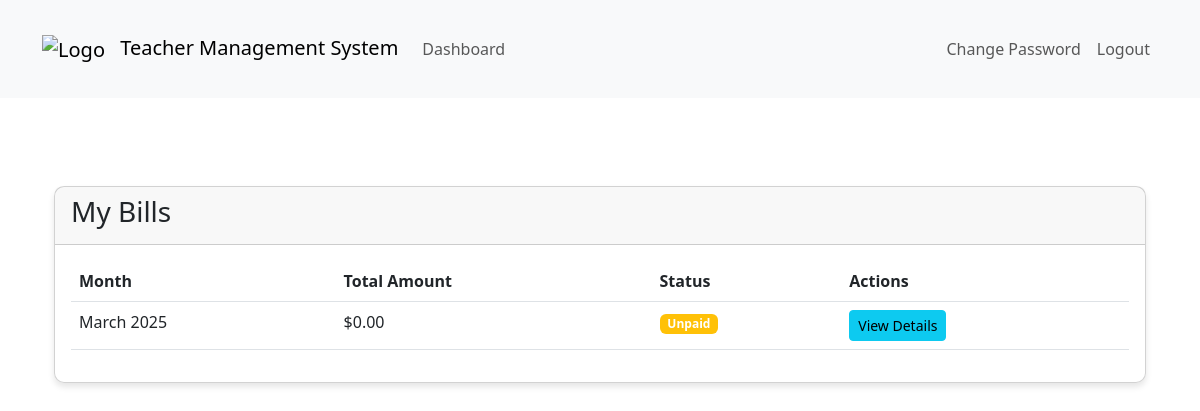
The page /dashboard/student/5/bills/ (signed in) on the database as committed earlier.
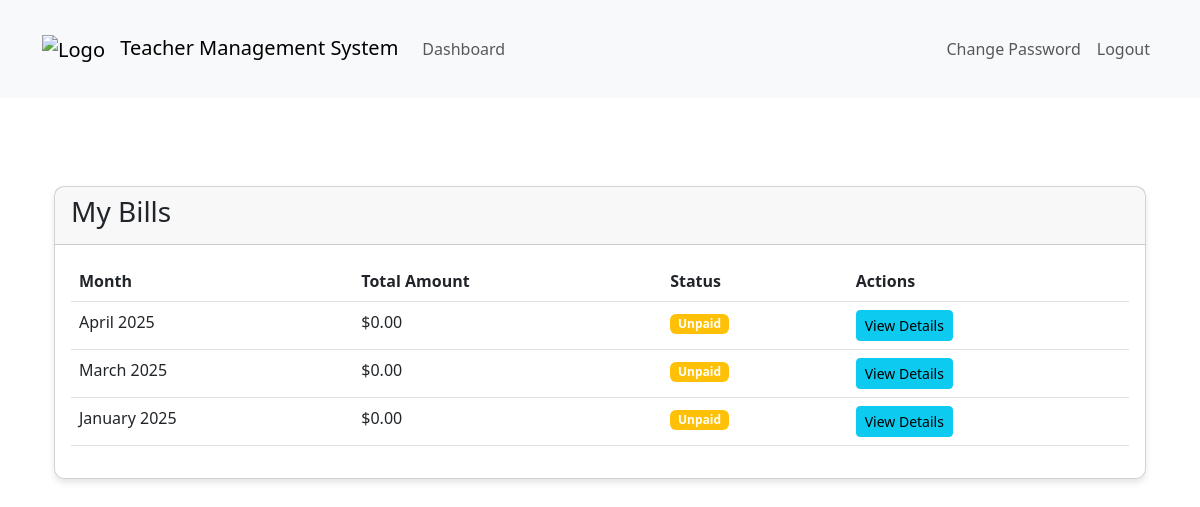
The same page on the database as committed later.
### teachers_app/billing_models.py (models this page shows, shortened)
class Bill(models.Model):
    student = models.ForeignKey(Student, on_delete=models.CASCADE, related_name='bills')
    month = models.DateField(help_text="Billing month (first day of month)")
    total_amount = models.DecimalField(max_digits=10, decimal_places=2)
    is_paid = models.BooleanField(default=False)
    payment_date = models.DateTimeField(null=True, blank=True)
    created_at = models.DateTimeField(auto_now_add=True)
    updated_at = models.DateTimeField(auto_now=True)
    class Meta:
        unique_together = ('student', 'month')
        ordering = ['-month']

### teachers_app/billing_views.py (the view)
# urls.py: path('student/<int:student_id>/bills/', billing_views.student_bills, name='student_bills'),
@login_required
def student_bills(request, student_id):
    student = get_object_or_404(Student, pk=student_id)
    bills = Bill.objects.filter(student=student).order_by('-month')
    return render(request, 'student/student_bills.html', {
        'student': student,
        'bills': bills
    })

### templates/student/student_bills.html
{% extends 'base.html' %}
{% block content %}
<div class="container mt-4">
    <div class="card">
        <div class="card-header">
            <h3>My Bills</h3>
        </div>
        <div class="card-body">
            <div class="table-responsive">
                <table class="table table-hover">
                    <thead>
                        <tr>
                            <th>Month</th>
                            <th>Total Amount</th>
                            <th>Status</th>
                            <th>Actions</th>
                        </tr>
                    </thead>
                    <tbody>
                        {% for bill in bills %}
                        <tr>
                            <td>{{ bill.month|date:"F Y" }}</td>
                            <td>${{ bill.total_amount }}</td>
                            <td>
                                {% if bill.is_paid %}
                                <span class="badge bg-success">Paid</span>
                                {% else %}
                                <span class="badge bg-warning">Unpaid</span>
                                {% endif %}
                            </td>
                            <td>
                                <a href="{% url 'bill_detail' bill_id=bill.id %}" class="btn btn-sm btn-info">
                                    View Details
                                </a>
                            </td>
                        </tr>
                        {% empty %}
                        <tr>
                            <td colspan="4" class="text-center">No bills found</td>
                        </tr>
                        {% endfor %}
                    </tbody>
                </table>
            </div>
        </div>
    </div>
</div>
{% endblock %}

### templates/base.html (shortened to what this page needs)
<!DOCTYPE html>
{% load static %}
<html lang="en">
    <head>
        <link href="https://cdn.jsdelivr.net/npm/bootstrap@5.3.0/dist/css/bootstrap.min.css" rel="stylesheet">
        <link rel="stylesheet" href="{% static 'css/custom.css' %}">
    </head>
<body class="custom-bg">
    <nav class="navbar navbar-expand-lg navbar-light bg-light">
        <div class="container">
            <a class="navbar-brand" href="{% url 'dashboard' %}">
                <img src="{% static 'images/logo.png' %}" alt="Logo" class="logo">
                Teacher Management System
            </a>
            <div class="collapse navbar-collapse" id="navbarNav">
                <ul class="navbar-nav me-auto">
                    {% if user.is_authenticated %}
                        <li class="nav-item">
                            <a class="nav-link" href="{% url 'dashboard' %}">Dashboard</a>
                        </li>
                    {% endif %}
                </ul>
                <ul class="navbar-nav">
                    {% if user.is_authenticated %}
                        <li class="nav-item">
                            <a class="nav-link" href="{% url 'change_password' %}">Change Password</a>
                        </li>
                        <li class="nav-item">
                            <form method="post" action="{% url 'logout' %}" class="d-inline">
                                <button type="submit" class="btn nav-link border-0 bg-transparent">Logout</button>
                            </form>
                        </li>
                    {% else %}
                        <li class="nav-item">
                            <a class="nav-link" href="{% url 'login' %}">Login</a>
                        </li>
                    {% endif %}
                </ul>
            </div>
        </div>
    </nav>
    <div class="container mt-4">
        {% block content %}
        {% endblock %}
    </div>
</body>
</html>

### static/css/custom.css (style rules this page uses)
body { margin: 0; min-height: 100vh; background-size: cover; background-position: center; background-attachment: fixed; background-repeat: no-repeat; }
body::before { content: ""; position: fixed; top: 0; left: 0; width: 100%; height: 100%; z-index: -1; }
.logo { max-height: 50px; margin-right: 10px; }
.card { background-color: rgba(255, 255, 255, 0.9); border-radius: 10px; box-shadow: 0 4px 6px rgba(0, 0, 0, 0.1); }
.container { padding-top: 20px; padding-bottom: 20px; }
.custom-bg { margin: 0; min-height: 100vh; background-image: url('/static/images/background.png'); background-size: cover; background-position: center; background-attachment: fixed; background-repeat: no-repeat; }

Rows that differ between the two databases and show on the page:
added Bill: month "April 2025", total_amount "0.00", is_paid "Unpaid"
added Bill: month "January 2025", total_amount "0.00", is_paid "Unpaid"
